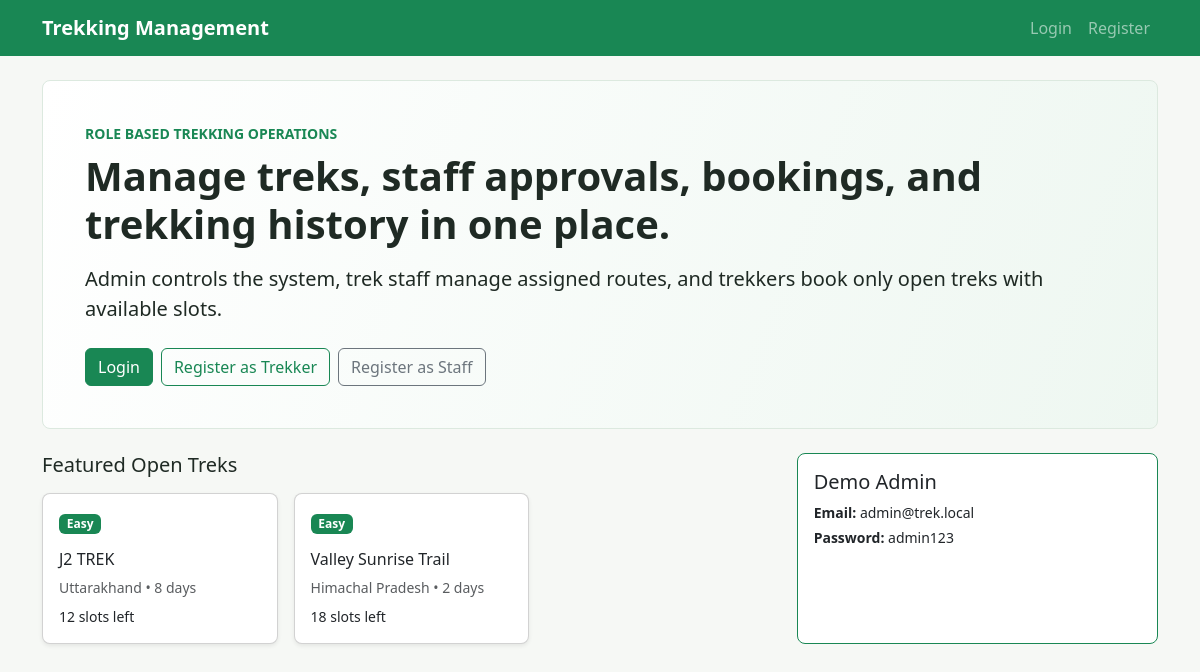
The page / on the database its author committed.
### tables this page shows
CREATE TABLE "treks" (
            id INTEGER PRIMARY KEY AUTOINCREMENT,
            name TEXT NOT NULL,
            location TEXT NOT NULL,
            difficulty TEXT NOT NULL CHECK (difficulty IN ('Easy', 'Moderate', 'Hard')),
            duration_days INTEGER NOT NULL CHECK (duration_days > 0),
            available_slots INTEGER NOT NULL CHECK (available_slots >= 0),
            assigned_staff_id INTEGER,
            status TEXT NOT NULL DEFAULT 'Pending'
                CHECK (status IN ('Pending', 'Approved', 'Open', 'Ongoing', 'Closed', 'Completed')),
            start_date TEXT NOT NULL,
            end_date TEXT NOT NULL,
            description TEXT,
            created_at TEXT NOT NULL,
            FOREIGN KEY (assigned_staff_id) REFERENCES users (id) ON DELETE SET NULL
        );

### app.py (the view)
    @app.route("/")
    def index():
        if current_user():
            return redirect(url_for("dashboard"))
        featured = get_db().execute(
            """
            SELECT t.*, COALESCE(b.booked_count, 0) AS booked_count
            FROM treks t
            LEFT JOIN (
                SELECT trek_id, COUNT(*) AS booked_count
                FROM bookings
                WHERE status = 'Booked'
                GROUP BY trek_id
            ) b ON b.trek_id = t.id
            WHERE t.status = 'Open'
            ORDER BY t.start_date
            LIMIT 3
            """
        ).fetchall()
        return render_template("index.html", featured=featured)

### app.py (called while the page is built)
def create_app() -> Flask:
    app = Flask(__name__)
    app.config["SECRET_KEY"] = os.environ.get("SECRET_KEY", "dev-secret-change-me")
    app.config["DATABASE"] = DB_PATH
    os.makedirs(os.path.join(BASE_DIR, "instance"), exist_ok=True)
    @app.before_request
    def before_request() -> None:
        get_db()
    @app.teardown_appcontext
    def close_db(_error: Exception | None = None) -> None:
        db = g.pop("db", None)
        if db is not None:
            db.close()
    register_routes(app)
    with app.app_context():
        init_db()
        seed_data()
    return app

def get_db() -> sqlite3.Connection:
    if "db" not in g:
        g.db = sqlite3.connect(DB_PATH)
        g.db.row_factory = sqlite3.Row
        g.db.execute("PRAGMA foreign_keys = ON")
    return g.db

def current_user() -> sqlite3.Row | None:
    user_id = session.get("user_id")
    if not user_id:
        return None
    return get_db().execute("SELECT * FROM users WHERE id = ?", (user_id,)).fetchone()

### templates/index.html (shortened to what this page needs)
{% extends "base.html" %}
{% block content %}
<section class="app-hero mb-4">
  <div>
    <p class="text-uppercase small fw-semibold text-success mb-2">Role based trekking operations</p>
    <h1 class="display-6 fw-bold mb-3">Manage treks, staff approvals, bookings, and trekking history in one place.</h1>
    <p class="lead mb-4">Admin controls the system, trek staff manage assigned routes, and trekkers book only open treks with available slots.</p>
    <div class="d-flex gap-2 flex-wrap">
      <a class="btn btn-success" href="{{ url_for('login') }}">Login</a>
      <a class="btn btn-outline-success" href="{{ url_for('register_user') }}">Register as Trekker</a>
      <a class="btn btn-outline-secondary" href="{{ url_for('register_staff') }}">Register as Staff</a>
    </div>
  </div>
</section>
<div class="row g-3">
  <div class="col-lg-8">
    <h2 class="h5 mb-3">Featured Open Treks</h2>
    <div class="row g-3">
      {% for trek in featured %}
        <div class="col-md-4">
          <div class="card h-100 shadow-sm">
            <div class="card-body">
              <span class="badge text-bg-success">{{ trek.difficulty }}</span>
              <h3 class="h6 mt-3">{{ trek.name }}</h3>
              <p class="small text-muted mb-2">{{ trek.location }} • {{ trek.duration_days }} days</p>
              <p class="small mb-0">{{ trek.available_slots }} slots left</p>
            </div>
          </div>
        </div>
      {% else %}
        <p class="text-muted">No open treks yet. Log in as admin to create one.</p>
      {% endfor %}
    </div>
  </div>
  <div class="col-lg-4">
    <div class="card border-success h-100">
      <div class="card-body">
        <h2 class="h5">Demo Admin</h2>
        <p class="small mb-1"><strong>Email:</strong> admin@trek.local</p>
        <p class="small mb-0"><strong>Password:</strong> admin123</p>
      </div>
    </div>
  </div>
</div>
{% endblock %}

### static/css/style.css (style rules this page uses)
:root { --page-bg: #f6f8f5; --forest: #198754; --ink: #1f2a24; }
body { background: var(--page-bg); color: var(--ink); }
.app-hero { background: linear-gradient(110deg, #ffffff 0%, #eef7f1 100%); border: 1px solid #dce9df; border-radius: 8px; padding: 42px; }
.card, .stat-card { border-radius: 8px; }

### rows shown on the page
treks: difficulty "Easy", name "J2 TREK", location "Uttarakhand", duration_days "8", available_slots "12"
treks: difficulty "Easy", name "Valley Sunrise Trail", location "Himachal Pradesh", duration_days "2", available_slots "18"
